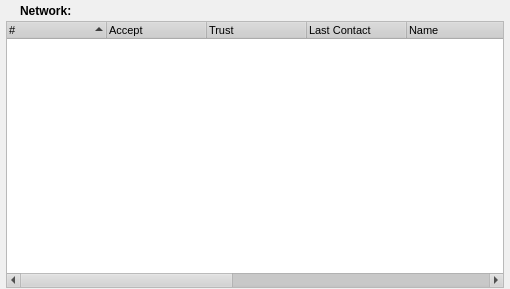
<ui version="4.0" >
 <class>ConnectionsDialog</class>
 <widget class="QWidget" name="ConnectionsDialog" >
  <property name="geometry" >
   <rect>
    <x>0</x>
    <y>0</y>
    <width>510</width>
    <height>289</height>
   </rect>
  </property>
  <property name="sizePolicy" >
   <sizepolicy vsizetype="Expanding" hsizetype="Expanding" >
    <horstretch>0</horstretch>
    <verstretch>0</verstretch>
   </sizepolicy>
  </property>
  <property name="palette" >
   <palette>
    <active>
     <colorrole role="WindowText" >
      <brush brushstyle="SolidPattern" >
       <color alpha="255" >
        <red>0</red>
        <green>0</green>
        <blue>0</blue>
       </color>
      </brush>
     </colorrole>
     <colorrole role="Button" >
      <brush brushstyle="SolidPattern" >
       <color alpha="255" >
        <red>208</red>
        <green>208</green>
        <blue>208</blue>
       </color>
      </brush>
     </colorrole>
     <colorrole role="Light" >
      <brush brushstyle="SolidPattern" >
       <color alpha="255" >
        <red>255</red>
        <green>255</green>
        <blue>255</blue>
       </color>
      </brush>
     </colorrole>
     <colorrole role="Midlight" >
      <brush brushstyle="SolidPattern" >
       <color alpha="255" >
        <red>247</red>
        <green>247</green>
        <blue>247</blue>
       </color>
      </brush>
     </colorrole>
     <colorrole role="Dark" >
      <brush brushstyle="SolidPattern" >
       <color alpha="255" >
        <red>104</red>
        <green>104</green>
        <blue>104</blue>
       </color>
      </brush>
     </colorrole>
     <colorrole role="Mid" >
      <brush brushstyle="SolidPattern" >
       <color alpha="255" >
        <red>139</red>
        <green>139</green>
        <blue>139</blue>
       </color>
      </brush>
     </colorrole>
     <colorrole role="Text" >
      <brush brushstyle="SolidPattern" >
       <color alpha="255" >
        <red>0</red>
        <green>0</green>
        <blue>0</blue>
       </color>
      </brush>
     </colorrole>
     <colorrole role="BrightText" >
      <brush brushstyle="SolidPattern" >
       <color alpha="255" >
        <red>255</red>
        <green>255</green>
        <blue>255</blue>
       </color>
      </brush>
     </colorrole>
     <colorrole role="ButtonText" >
      <brush brushstyle="SolidPattern" >
       <color alpha="255" >
        <red>0</red>
        <green>0</green>
        <blue>0</blue>
       </color>
      </brush>
     </colorrole>
     <colorrole role="Base" >
      <brush brushstyle="SolidPattern" >
       <color alpha="255" >
        <red>255</red>
        <green>255</green>
        <blue>255</blue>
       </color>
      </brush>
     </colorrole>
     <colorrole role="Window" >
      <brush brushstyle="SolidPattern" >
       <color alpha="255" >
        <red>240</red>
        <green>240</green>
        <blue>240</blue>
       </color>
      </brush>
     </colorrole>
     <colorrole role="Shadow" >
      <brush brushstyle="SolidPattern" >
       <color alpha="255" >
        <red>0</red>
        <green>0</green>
        <blue>0</blue>
       </color>
      </brush>
     </colorrole>
     <colorrole role="Highlight" >
      <brush brushstyle="SolidPattern" >
       <color alpha="255" >
        <red>0</red>
        <green>0</green>
        <blue>128</blue>
       </color>
      </brush>
     </colorrole>
     <colorrole role="HighlightedText" >
      <brush brushstyle="SolidPattern" >
       <color alpha="255" >
        <red>255</red>
        <green>255</green>
        <blue>255</blue>
       </color>
      </brush>
     </colorrole>
     <colorrole role="Link" >
      <brush brushstyle="SolidPattern" >
       <color alpha="255" >
        <red>0</red>
        <green>0</green>
        <blue>255</blue>
       </color>
      </brush>
     </colorrole>
     <colorrole role="LinkVisited" >
      <brush brushstyle="SolidPattern" >
       <color alpha="255" >
        <red>255</red>
        <green>0</green>
        <blue>255</blue>
       </color>
      </brush>
     </colorrole>
     <colorrole role="AlternateBase" >
      <brush brushstyle="SolidPattern" >
       <color alpha="255" >
        <red>231</red>
        <green>231</green>
        <blue>231</blue>
       </color>
      </brush>
     </colorrole>
    </active>
    <inactive>
     <colorrole role="WindowText" >
      <brush brushstyle="SolidPattern" >
       <color alpha="255" >
        <red>0</red>
        <green>0</green>
        <blue>0</blue>
       </color>
      </brush>
     </colorrole>
     <colorrole role="Button" >
      <brush brushstyle="SolidPattern" >
       <color alpha="255" >
        <red>208</red>
        <green>208</green>
        <blue>208</blue>
       </color>
      </brush>
     </colorrole>
     <colorrole role="Light" >
      <brush brushstyle="SolidPattern" >
       <color alpha="255" >
        <red>255</red>
        <green>255</green>
        <blue>255</blue>
       </color>
      </brush>
     </colorrole>
     <colorrole role="Midlight" >
      <brush brushstyle="SolidPattern" >
       <color alpha="255" >
        <red>247</red>
        <green>247</green>
        <blue>247</blue>
       </color>
      </brush>
     </colorrole>
     <colorrole role="Dark" >
      <brush brushstyle="SolidPattern" >
       <color alpha="255" >
        <red>104</red>
        <green>104</green>
        <blue>104</blue>
       </color>
      </brush>
     </colorrole>
     <colorrole role="Mid" >
      <brush brushstyle="SolidPattern" >
       <color alpha="255" >
        <red>139</red>
        <green>139</green>
        <blue>139</blue>
       </color>
      </brush>
     </colorrole>
     <colorrole role="Text" >
      <brush brushstyle="SolidPattern" >
       <color alpha="255" >
        <red>0</red>
        <green>0</green>
        <blue>0</blue>
       </color>
      </brush>
     </colorrole>
     <colorrole role="BrightText" >
      <brush brushstyle="SolidPattern" >
       <color alpha="255" >
        <red>255</red>
        <green>255</green>
        <blue>255</blue>
       </color>
      </brush>
     </colorrole>
     <colorrole role="ButtonText" >
      <brush brushstyle="SolidPattern" >
       <color alpha="255" >
        <red>0</red>
        <green>0</green>
        <blue>0</blue>
       </color>
      </brush>
     </colorrole>
     <colorrole role="Base" >
      <brush brushstyle="SolidPattern" >
       <color alpha="255" >
        <red>255</red>
        <green>255</green>
        <blue>255</blue>
       </color>
      </brush>
     </colorrole>
     <colorrole role="Window" >
      <brush brushstyle="SolidPattern" >
       <color alpha="255" >
        <red>240</red>
        <green>240</green>
        <blue>240</blue>
       </color>
      </brush>
     </colorrole>
     <colorrole role="Shadow" >
      <brush brushstyle="SolidPattern" >
       <color alpha="255" >
        <red>0</red>
        <green>0</green>
        <blue>0</blue>
       </color>
      </brush>
     </colorrole>
     <colorrole role="Highlight" >
      <brush brushstyle="SolidPattern" >
       <color alpha="255" >
        <red>192</red>
        <green>192</green>
        <blue>192</blue>
       </color>
      </brush>
     </colorrole>
     <colorrole role="HighlightedText" >
      <brush brushstyle="SolidPattern" >
       <color alpha="255" >
        <red>0</red>
        <green>0</green>
        <blue>0</blue>
       </color>
      </brush>
     </colorrole>
     <colorrole role="Link" >
      <brush brushstyle="SolidPattern" >
       <color alpha="255" >
        <red>0</red>
        <green>0</green>
        <blue>255</blue>
       </color>
      </brush>
     </colorrole>
     <colorrole role="LinkVisited" >
      <brush brushstyle="SolidPattern" >
       <color alpha="255" >
        <red>255</red>
        <green>0</green>
        <blue>255</blue>
       </color>
      </brush>
     </colorrole>
     <colorrole role="AlternateBase" >
      <brush brushstyle="SolidPattern" >
       <color alpha="255" >
        <red>231</red>
        <green>231</green>
        <blue>231</blue>
       </color>
      </brush>
     </colorrole>
    </inactive>
    <disabled>
     <colorrole role="WindowText" >
      <brush brushstyle="SolidPattern" >
       <color alpha="255" >
        <red>104</red>
        <green>104</green>
        <blue>104</blue>
       </color>
      </brush>
     </colorrole>
     <colorrole role="Button" >
      <brush brushstyle="SolidPattern" >
       <color alpha="255" >
        <red>208</red>
        <green>208</green>
        <blue>208</blue>
       </color>
      </brush>
     </colorrole>
     <colorrole role="Light" >
      <brush brushstyle="SolidPattern" >
       <color alpha="255" >
        <red>255</red>
        <green>255</green>
        <blue>255</blue>
       </color>
      </brush>
     </colorrole>
     <colorrole role="Midlight" >
      <brush brushstyle="SolidPattern" >
       <color alpha="255" >
        <red>247</red>
        <green>247</green>
        <blue>247</blue>
       </color>
      </brush>
     </colorrole>
     <colorrole role="Dark" >
      <brush brushstyle="SolidPattern" >
       <color alpha="255" >
        <red>104</red>
        <green>104</green>
        <blue>104</blue>
       </color>
      </brush>
     </colorrole>
     <colorrole role="Mid" >
      <brush brushstyle="SolidPattern" >
       <color alpha="255" >
        <red>139</red>
        <green>139</green>
        <blue>139</blue>
       </color>
      </brush>
     </colorrole>
     <colorrole role="Text" >
      <brush brushstyle="SolidPattern" >
       <color alpha="255" >
        <red>104</red>
        <green>104</green>
        <blue>104</blue>
       </color>
      </brush>
     </colorrole>
     <colorrole role="BrightText" >
      <brush brushstyle="SolidPattern" >
       <color alpha="255" >
        <red>255</red>
        <green>255</green>
        <blue>255</blue>
       </color>
      </brush>
     </colorrole>
     <colorrole role="ButtonText" >
      <brush brushstyle="SolidPattern" >
       <color alpha="255" >
        <red>104</red>
        <green>104</green>
        <blue>104</blue>
       </color>
      </brush>
     </colorrole>
     <colorrole role="Base" >
      <brush brushstyle="SolidPattern" >
       <color alpha="255" >
        <red>240</red>
        <green>240</green>
        <blue>240</blue>
       </color>
      </brush>
     </colorrole>
     <colorrole role="Window" >
      <brush brushstyle="SolidPattern" >
       <color alpha="255" >
        <red>240</red>
        <green>240</green>
        <blue>240</blue>
       </color>
      </brush>
     </colorrole>
     <colorrole role="Shadow" >
      <brush brushstyle="SolidPattern" >
       <color alpha="255" >
        <red>0</red>
        <green>0</green>
        <blue>0</blue>
       </color>
      </brush>
     </colorrole>
     <colorrole role="Highlight" >
      <brush brushstyle="SolidPattern" >
       <color alpha="255" >
        <red>0</red>
        <green>0</green>
        <blue>128</blue>
       </color>
      </brush>
     </colorrole>
     <colorrole role="HighlightedText" >
      <brush brushstyle="SolidPattern" >
       <color alpha="255" >
        <red>255</red>
        <green>255</green>
        <blue>255</blue>
       </color>
      </brush>
     </colorrole>
     <colorrole role="Link" >
      <brush brushstyle="SolidPattern" >
       <color alpha="255" >
        <red>0</red>
        <green>0</green>
        <blue>255</blue>
       </color>
      </brush>
     </colorrole>
     <colorrole role="LinkVisited" >
      <brush brushstyle="SolidPattern" >
       <color alpha="255" >
        <red>255</red>
        <green>0</green>
        <blue>255</blue>
       </color>
      </brush>
     </colorrole>
     <colorrole role="AlternateBase" >
      <brush brushstyle="SolidPattern" >
       <color alpha="255" >
        <red>231</red>
        <green>231</green>
        <blue>231</blue>
       </color>
      </brush>
     </colorrole>
    </disabled>
   </palette>
  </property>
  <property name="font" >
   <font>
    <family>Arial</family>
    <pointsize>10</pointsize>
    <weight>50</weight>
    <italic>false</italic>
    <bold>false</bold>
    <underline>false</underline>
    <strikeout>false</strikeout>
   </font>
  </property>
  <property name="mouseTracking" >
   <bool>true</bool>
  </property>
  <property name="contextMenuPolicy" >
   <enum>Qt::NoContextMenu</enum>
  </property>
  <layout class="QGridLayout" >
   <property name="leftMargin" >
    <number>6</number>
   </property>
   <property name="topMargin" >
    <number>1</number>
   </property>
   <property name="rightMargin" >
    <number>6</number>
   </property>
   <property name="bottomMargin" >
    <number>1</number>
   </property>
   <property name="horizontalSpacing" >
    <number>1</number>
   </property>
   <property name="verticalSpacing" >
    <number>1</number>
   </property>
   <item row="0" column="0" >
    <layout class="QGridLayout" >
     <property name="leftMargin" >
      <number>0</number>
     </property>
     <property name="topMargin" >
      <number>0</number>
     </property>
     <property name="rightMargin" >
      <number>0</number>
     </property>
     <property name="bottomMargin" >
      <number>0</number>
     </property>
     <property name="horizontalSpacing" >
      <number>0</number>
     </property>
     <property name="verticalSpacing" >
      <number>0</number>
     </property>
     <item row="0" column="0" >
      <layout class="QGridLayout" >
       <property name="leftMargin" >
        <number>0</number>
       </property>
       <property name="topMargin" >
        <number>0</number>
       </property>
       <property name="rightMargin" >
        <number>0</number>
       </property>
       <property name="bottomMargin" >
        <number>0</number>
       </property>
       <property name="horizontalSpacing" >
        <number>6</number>
       </property>
       <property name="verticalSpacing" >
        <number>6</number>
       </property>
       <item row="0" column="0" >
        <widget class="QLabel" name="label" >
         <property name="text" >
          <string/>
         </property>
         <property name="pixmap" >
          <pixmap resource="images.qrc" >:/images/network16.png</pixmap>
         </property>
        </widget>
       </item>
       <item row="0" column="1" >
        <widget class="QLabel" name="label_2" >
         <property name="text" >
          <string>&lt;html>&lt;head>&lt;meta name="qrichtext" content="1" />&lt;style type="text/css">
p, li { white-space: pre-wrap; }
&lt;/style>&lt;/head>&lt;body style=" font-family:'Arial'; font-size:10pt; font-weight:400; font-style:normal; text-decoration:none;">
&lt;p style=" margin-top:0px; margin-bottom:0px; margin-left:0px; margin-right:0px; -qt-block-indent:0; text-indent:0px;">&lt;span style=" font-size:9pt; font-weight:600;">Network:&lt;/span>&lt;/p>&lt;/body>&lt;/html></string>
         </property>
        </widget>
       </item>
       <item row="0" column="2" >
        <spacer>
         <property name="orientation" >
          <enum>Qt::Horizontal</enum>
         </property>
         <property name="sizeHint" >
          <size>
           <width>40</width>
           <height>20</height>
          </size>
         </property>
        </spacer>
       </item>
      </layout>
     </item>
     <item row="1" column="0" >
      <widget class="QTreeWidget" name="connecttreeWidget" >
       <property name="sizePolicy" >
        <sizepolicy vsizetype="Expanding" hsizetype="Expanding" >
         <horstretch>0</horstretch>
         <verstretch>0</verstretch>
        </sizepolicy>
       </property>
       <property name="font" >
        <font>
         <family>Arial</family>
         <pointsize>8</pointsize>
         <weight>50</weight>
         <italic>false</italic>
         <bold>false</bold>
         <underline>false</underline>
         <strikeout>false</strikeout>
        </font>
       </property>
       <property name="contextMenuPolicy" >
        <enum>Qt::CustomContextMenu</enum>
       </property>
       <property name="acceptDrops" >
        <bool>false</bool>
       </property>
       <property name="autoFillBackground" >
        <bool>false</bool>
       </property>
       <property name="lineWidth" >
        <number>0</number>
       </property>
       <property name="iconSize" >
        <size>
         <width>16</width>
         <height>16</height>
        </size>
       </property>
       <property name="sortingEnabled" >
        <bool>true</bool>
       </property>
       <column>
        <property name="text" >
         <string>#</string>
        </property>
       </column>
       <column>
        <property name="text" >
         <string>Accept</string>
        </property>
       </column>
       <column>
        <property name="text" >
         <string>Trust</string>
        </property>
       </column>
       <column>
        <property name="text" >
         <string>Last Contact</string>
        </property>
       </column>
       <column>
        <property name="text" >
         <string>Name</string>
        </property>
       </column>
       <column>
        <property name="text" >
         <string>Peer Address</string>
        </property>
       </column>
       <column>
        <property name="text" >
         <string>Organisation</string>
        </property>
       </column>
       <column>
        <property name="text" >
         <string>Location</string>
        </property>
       </column>
       <column>
        <property name="text" >
         <string>Country</string>
        </property>
       </column>
       <column>
        <property name="text" >
         <string>Cert Id</string>
        </property>
       </column>
       <column>
        <property name="text" >
         <string>Auth Code</string>
        </property>
       </column>
      </widget>
     </item>
    </layout>
   </item>
  </layout>
 </widget>
 <resources>
  <include location="images.qrc" />
 </resources>
 <connections/>
</ui>
